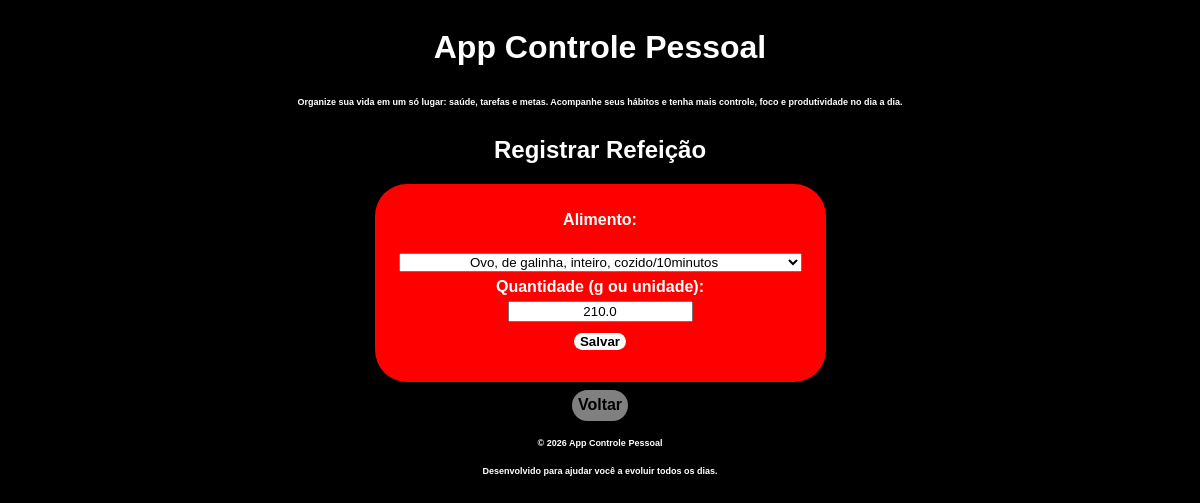
The app's page /editar-refeicao/1 (signed in) with its own data.
### models.py (models this page shows)
class Refeicao(db.Model):
    __tablename__ = "refeicoes"
    id = db.Column(db.Integer, primary_key=True)
    usuario_id = db.Column(db.Integer,db.ForeignKey("usuarios.id"),nullable=False)
    data = db.Column(db.Date, nullable=False)
    hora = db.Column(db.String(20), nullable=False)
    alimento = db.Column(db.String(100), nullable=False)
    calorias = db.Column(db.Float, nullable=True)
    proteinas = db.Column(db.Float, nullable=True)
    carboidratos = db.Column(db.Float, nullable=True)
    fibras = db.Column(db.Float, nullable=True)
    gorduras = db.Column(db.Float, nullable=True)
    quantidade = db.Column(db.Float, nullable=True)

### controllers/refeicoes.py (the view, shortened to what this page needs)
@bp_refeicoes.route("/editar-refeicao/<int:id>", methods=["GET", "POST"])
def editar_refeicao(id):
    refeicao = Refeicao.query.filter_by(id=id, usuario_id=session["usuario_id"]).first()
    if not refeicao:
        return render_template(
            "mensagem.html",
            mensagem="Refeição não encontrada!",
            link="/alimentacao"
        )
    alimentos = Alimento.query.all()
    return render_template(
        "site/forms/refeicoes/refeicao-edicao.html",
        refeicao=refeicao,
        refeicoes=alimentos
    )

### templates/site/forms/refeicoes/refeicao-edicao.html (shortened to what this page needs)
{% extends "index.html" %}
{% block content %}
<h2>Registrar Refeição</h2>
<div class="form">
    <form method="POST">
    <label>Alimento:</label><br>
            <select name="alimento" required>
                <option value="{{refeicao.alimento}}">{{refeicao.alimento}}</option>
            </select>
        <label>Quantidade (g ou unidade):</label>
        <input type="text" name="quantidade" value="{{refeicao.quantidade}}" required>
        <button type="submit">Salvar</button>
    </form>
</div>
<a class="acao" href="/alimentacao">Voltar</a>
{% endblock %}

### static/style.css (style rules this page uses)
body { background-color: black; color: white; font-weight: bold; font-family: Arial, Helvetica, sans-serif; display: flex; flex-direction: column; justify-content: center; align-items: center; }
.form { background-color: red; display: flex; flex-direction: column; justify-content: center; align-items: center; padding: 1.5em; border-radius: 2em; }
.form form { display: flex; flex-direction: column; justify-content: center; align-items: center; }
.form form label, input, select { display: flex; justify-self: center; margin-block: 0.2em; text-align: center; }
.form button { width: fit-content; margin: 0.5rem; font-family: 'Lucida Sans', 'Lucida Sans Regular', 'Lucida Grande', 'Lucida Sans Unicode', Geneva, Verdana, sans-serif; font-weight: bold; background-color: white; cursor: pointer; border-radius: 1em; border: none; outline: none; }
.acao { font-weight: bold; background-color: gray; color: black; padding: 0.4em; cursor: pointer; border-radius: 1em; border: none; outline: none; text-decoration: none; margin: 0.5em; }

### records on screen
Refeicao: alimento "Ovo, de galinha, inteiro, cozido/10minutos", quantidade "210.0"
